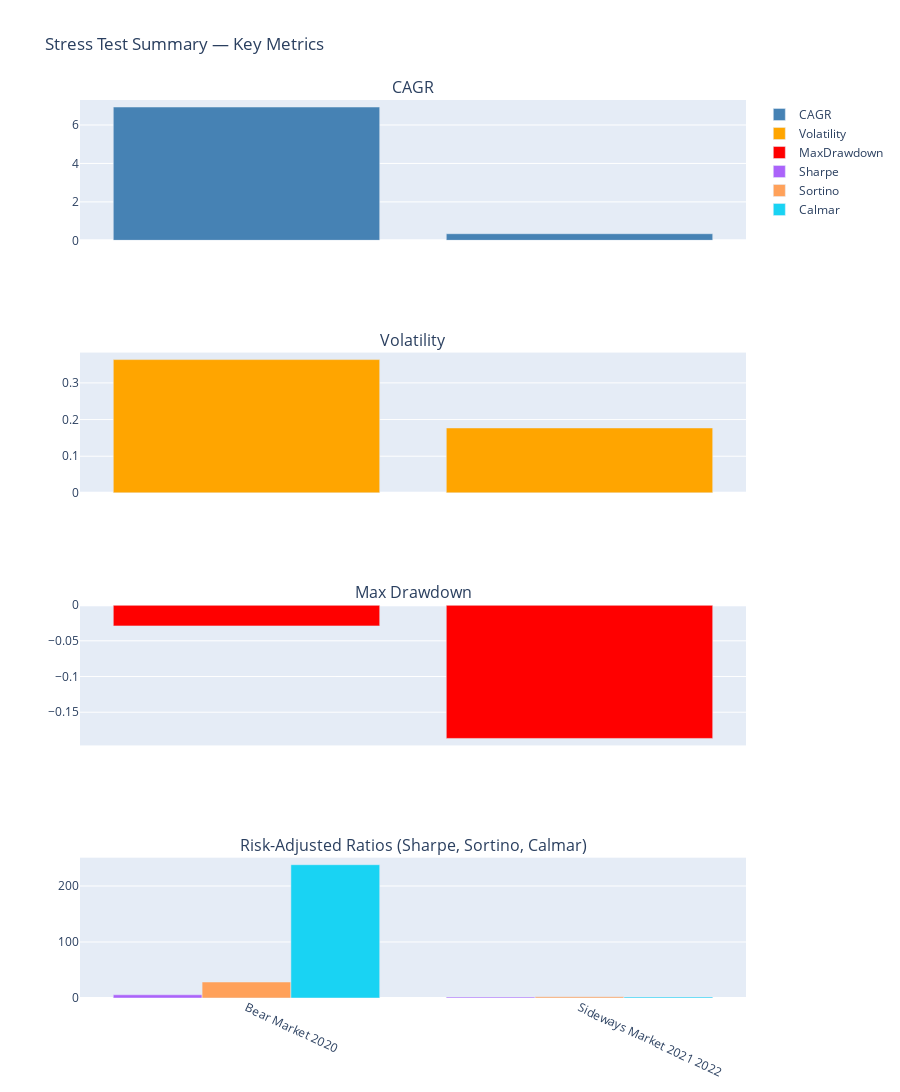

The code cell stored with this chart in its notebook:
### Code cell
from plotly.subplots import make_subplots
fig = make_subplots(rows=4, cols=1, shared_xaxes=True,
                    subplot_titles=("CAGR", "Volatility", "Max Drawdown", "Risk-Adjusted Ratios (Sharpe, Sortino, Calmar)"))

fig.add_trace(go.Bar(x=summary.index, y=summary['CAGR'], name='CAGR', marker_color='steelblue'), row=1, col=1)
fig.add_trace(go.Bar(x=summary.index, y=summary['Volatility'], name='Volatility', marker_color='orange'), row=2, col=1)
fig.add_trace(go.Bar(x=summary.index, y=summary['MaxDrawdown'], name='MaxDrawdown', marker_color='red'), row=3, col=1)
fig.add_trace(go.Bar(x=summary.index, y=summary['Sharpe'], name='Sharpe'), row=4, col=1)
fig.add_trace(go.Bar(x=summary.index, y=summary['Sortino'], name='Sortino'), row=4, col=1)
fig.add_trace(go.Bar(x=summary.index, y=summary['Calmar'], name='Calmar'), row=4, col=1)

fig.update_layout(height=1100, showlegend=True, title_text="Stress Test Summary — Key Metrics")
fig.update_xaxes(tickangle=25)
fig.show()

### Figure 1 — Plotly figure (JSON) as saved in the notebook; plotly's stock layout.template omitted (floating-point values rounded to 4 significant figures)
{"data": [{"marker": {"color": "steelblue"}, "name": "CAGR", "type": "bar", "x": ["Bear Market 2020", "Sideways Market 2021 2022"], "xaxis": "x", "y": [6.936, 0.343], "yaxis": "y"}, {"marker": {"color": "orange"}, "name": "Volatility", "type": "bar", "x": ["Bear Market 2020", "Sideways Market 2021 2022"], "xaxis": "x2", "y": [0.3636, 0.177], "yaxis": "y2"}, {"marker": {"color": "red"}, "name": "MaxDrawdown", "type": "bar", "x": ["Bear Market 2020", "Sideways Market 2021 2022"], "xaxis": "x3", "y": [-0.0291, -0.1867], "yaxis": "y3"}, {"name": "Sharpe", "type": "bar", "x": ["Bear Market 2020", "Sideways Market 2021 2022"], "xaxis": "x4", "y": [5.72, 1.667], "yaxis": "y4"}, {"name": "Sortino", "type": "bar", "x": ["Bear Market 2020", "Sideways Market 2021 2022"], "xaxis": "x4", "y": [28.54, 2.288], "yaxis": "y4"}, {"name": "Calmar", "type": "bar", "x": ["Bear Market 2020", "Sideways Market 2021 2022"], "xaxis": "x4", "y": [238.0, 1.837], "yaxis": "y4"}], "layout": {"annotations": [{"font": {"size": 16}, "showarrow": false, "text": "CAGR", "x": 0.5, "xanchor": "center", "xref": "paper", "y": 1, "yanchor": "bottom", "yref": "paper"}, {"font": {"size": 16}, "showarrow": false, "text": "Volatility", "x": 0.5, "xanchor": "center", "xref": "paper", "y": 0.7188, "yanchor": "bottom", "yref": "paper"}, {"font": {"size": 16}, "showarrow": false, "text": "Max Drawdown", "x": 0.5, "xanchor": "center", "xref": "paper", "y": 0.4375, "yanchor": "bottom", "yref": "paper"}, {"font": {"size": 16}, "showarrow": false, "text": "Risk-Adjusted Ratios (Sharpe, Sortino, Calmar)", "x": 0.5, "xanchor": "center", "xref": "paper", "y": 0.1562, "yanchor": "bottom", "yref": "paper"}], "height": 1100, "showlegend": true, "title": {"text": "Stress Test Summary — Key Metrics"}, "xaxis": {"anchor": "y", "domain": [0, 1], "matches": "x4", "showticklabels": false, "tickangle": 25}, "xaxis2": {"anchor": "y2", "domain": [0, 1], "matches": "x4", "showticklabels": false, "tickangle": 25}, "xaxis3": {"anchor": "y3", "domain": [0, 1], "matches": "x4", "showticklabels": false, "tickangle": 25}, "xaxis4": {"anchor": "y4", "domain": [0, 1], "tickangle": 25}, "yaxis": {"anchor": "x", "domain": [0.8438, 1]}, "yaxis2": {"anchor": "x2", "domain": [0.5625, 0.7188]}, "yaxis3": {"anchor": "x3", "domain": [0.2812, 0.4375]}, "yaxis4": {"anchor": "x4", "domain": [0, 0.1562]}}}
